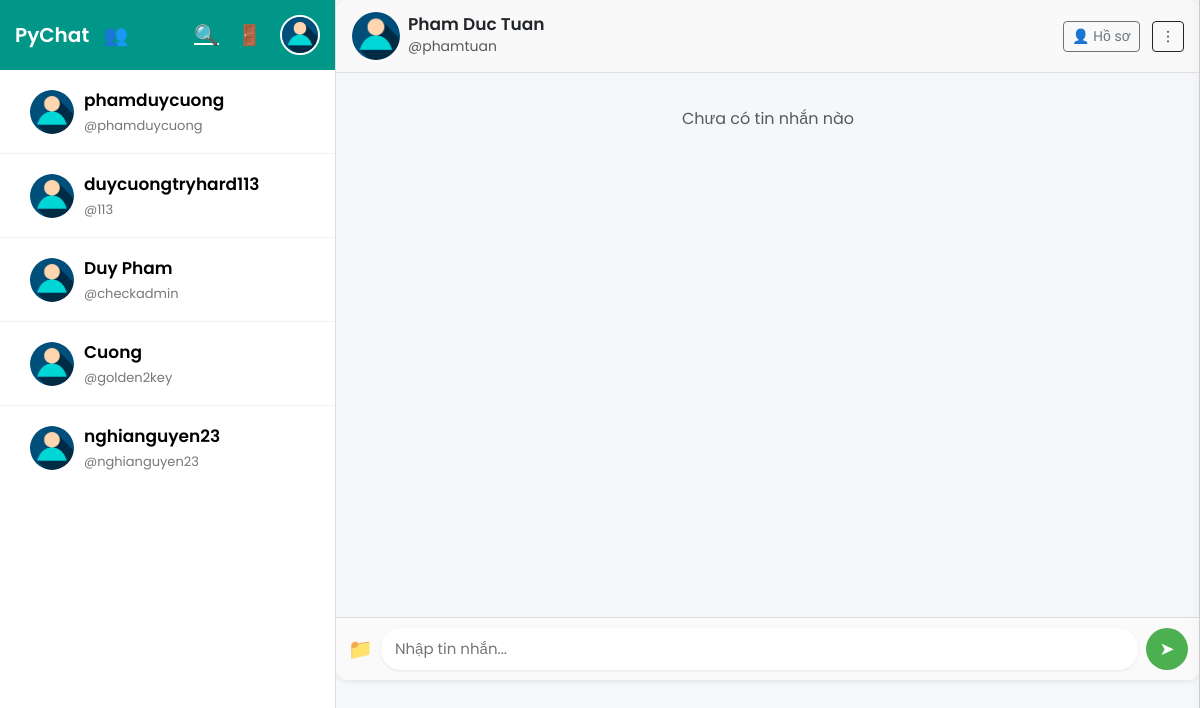
Screenshot of /chat/phamtuan/ (signed in) with the database file from the repository.
### chat/models.py (models this page shows, shortened)
class UserProfile(models.Model):
    user = models.OneToOneField(
        User,
        on_delete=models.CASCADE,
        related_name="profile",
        null=True, blank=True,  # ✅ cho phép tạm null để migrate an toàn
    )
    name = models.CharField(max_length=25)
    email = models.EmailField(unique=True)
    username = models.CharField(max_length=20, unique=True)
    bio = models.TextField(blank=True, null=True)
    avatar = models.ImageField(upload_to='avatars/', blank=True, null=True)

### chat/views.py (the view, shortened to what this page needs)
# urls.py: path("<str:username>/", views.chats, name="chat"),
@login_required
def chats(request, username):
    me = get_object_or_404(UserProfile, username=request.user.username)
    friend = get_object_or_404(UserProfile, username=username)
    friends = UserProfile.objects.exclude(username=me.username).all()
    for f in friends:
        last_msg_time = None
        last_msg_preview = ""
        sql_msg = Messages.objects.filter(
            Q(sender_name=me, receiver_name=f)
            | Q(sender_name=f, receiver_name=me)
        ).order_by("-timestamp").first()
        if sql_msg:
            last_msg_time = timezone.localtime(sql_msg.timestamp)
            last_msg_preview = sql_msg.description or ""
        try:
            msgs = get_messages(me.username, f.username)
        except Exception as e:
            print(f"⚠️ MongoDB error ({f.username}):", e)
        f.last_msg_preview = last_msg_preview or ""
        f.last_msg_time = last_msg_time or timezone.datetime(1970, 1, 1, tzinfo=timezone.utc)
    groups = GroupChat.objects.filter(members=me).prefetch_related("members")
    combined_list = list(friends) + list(groups)
    combined_list.sort(key=lambda x: getattr(x, "last_msg_time", timezone.datetime(1970, 1, 1, tzinfo=timezone.utc)), reverse=True)
    mongo_msgs = []
    try:
        mongo_msgs = get_messages(me.username, friend.username)
    except Exception as e:
        print(f"⚠️ Lỗi tải tin nhắn MongoDB: {e}")
    today = timezone.localtime().strftime("%d/%m/%Y")
    return render(request, "chat/chats.html", {
        "curr_user": me,
        "friend": friend,
        "messages": mongo_msgs,
        "combined_list": combined_list,
        "today": today,
    })

### chat/mongo_service.py (called while the page is built, shortened)
def get_messages(sender: str, receiver: str):
    if not messages_col:
        return []

### chat/templates/chat/chats.html (shortened to what this page needs)
{% extends "chat/Base.html" %}
{% load static %}
{% block content %}
<div class="chat-wrapper">
  <div class="chat-header d-flex justify-content-between align-items-center">
    <div class="d-flex align-items-center gap-2">
      <img src="{% if friend.profile_image %}{{ friend.profile_image.url }}{% else %}{% static 'images/user_image.jpg' %}{% endif %}"
           alt="avatar" class="avatar">
      <div class="friend-info">
        <h5 class="friend-name mb-0">{{ friend.name }}</h5>
        <small class="text-muted">@{{ friend.username }}</small>
      </div>
    </div>
    <div class="header-actions">
      <button id="profileBtn" class="btn btn-sm btn-outline-secondary">👤 Hồ sơ</button>
      <button id="menuToggle" class="btn btn-sm btn-outline-dark">⋮</button>
    </div>
  </div>
  <div id="board" class="chat-board">
    {% for m in messages %}
      {% ifchanged m.date_only %}
        <div class="date-separator">
          {% if m.date_only == today %}Hôm nay{% else %}{{ m.date_only }}{% endif %}
        </div>
      {% endifchanged %}
      <div class="msg {% if m.sender == curr_user.username %}msg-out{% else %}msg-in{% endif %}" id="msg-{{ m.id|default:'' }}">
        <div class="bubble">
          {% if m.file %}
            {% with f=m.file %}
              {% if ".jpg" in f.url or ".jpeg" in f.url or ".png" in f.url %}
                <img src="{{ f.url }}" alt="{{ f.name }}" class="chat-image" loading="lazy">
              {% elif ".pdf" in f.url %}
                <a href="{{ f.url }}" target="_blank" class="file-btn pdf">📕 {{ f.name }}</a>
              {% elif ".doc" in f.url or ".docx" in f.url %}
                <a href="{{ f.url }}" target="_blank" class="file-btn word">📄 {{ f.name }}</a>
              {% elif ".zip" in f.url or ".rar" in f.url %}
                <a href="{{ f.url }}" target="_blank" class="file-btn zip">🗜 {{ f.name }}</a>
              {% else %}
                <a href="{{ f.url }}" target="_blank" class="file-btn other">📁 {{ f.name }}</a>
              {% endif %}
            {% endwith %}
          {% endif %}
          {% if m.content %}<p>{{ m.content|escape }}</p>{% endif %}
          <span class="time">{{ m.timestamp }}</span>
        </div>
      </div>
    {% empty %}
      <p class="text-muted text-center mt-3">Chưa có tin nhắn nào</p>
    {% endfor %}
  </div>
  <form id="chat-box" class="chat-input" autocomplete="off" enctype="multipart/form-data">
    <label for="fileInput" class="file-upload">📁</label>
    <input type="text" id="msg_field" placeholder="Nhập tin nhắn...">
    <button type="submit" id="send_btn">➤</button>
  </form>
</div>
{% endblock content %}

### chat/templates/chat/Base.html (shortened to what this page needs)
{% load static %}
<!DOCTYPE html>
<html lang="vi">
<head>
  <link href="https://cdn.jsdelivr.net/npm/bootstrap@5.3.2/dist/css/bootstrap.min.css" rel="stylesheet">
</head>
<body>
  <div class="chat-container">
    <div class="sidebar">
      <div class="sidebar-header">
        <div class="d-flex align-items-center gap-2">
          <a href="{% url 'chat:index' %}" class="logo-link">PyChat</a>
          <button class="nav-btn" id="createGroupBtn" title="Tạo nhóm">👥</button>
        </div>
        <div class="header-actions">
          <a href="{% url 'chat:search' %}" class="nav-btn" title="Tìm kiếm bạn bè">🔍</a>
          {% if user.is_authenticated %}
          <form method="post" action="{% url 'logout' %}" style="margin:0;">
            <button type="submit" class="nav-btn" title="Đăng xuất">🚪</button>
          </form>
          {% else %}
          <a href="{% url 'login' %}" class="nav-btn">Login</a>
          <a href="/signup" class="nav-btn">Register</a>
          {% endif %}
          <a href="{% url 'chat:view_profile' username=request.user.username %}">
            <img src="{% static 'images/user_image.jpg' %}" class="avatar-sm" alt="Profile">
          </a>
        </div>
      </div>
      <ul class="friend-list list-group list-group-flush" id="combinedChatList">
        {% for item in combined_list %}
          {% if item.members %}
            <li class="list-group-item group-box" data-groupid="{{ item.id }}">
              <a href="{% url 'chat:group_chat' item.id %}">
                <img src="{% static 'images/group_icon.png' %}" alt="Group">
                <div class="d-flex flex-column">
                  <span class="friend-name">{{ item.name }}</span>
                  <span class="friend-username text-muted">{{ item.members.count }} thành viên</span>
                  {% if item.last_msg_time %}
                    <small class="text-muted">{{ item.last_msg_time|date:"H:i • d/m/Y" }}</small>
                  {% endif %}
                </div>
              </a>
            </li>
          {% else %}
            <li class="list-group-item friend-box" data-username="{{ item.username }}">
              <a href="{% url 'chat:chat' item.username %}">
                <img src="{% static 'images/user_image.jpg' %}" alt="Avatar">
                <div class="d-flex flex-column">
                  <span class="friend-name">{{ item.name }}</span>
                  <span class="friend-username">@{{ item.username }}</span>
                </div>
              </a>
            </li>
          {% endif %}
        {% endfor %}
      </ul>
    </div>
  <div class="chat-main">
    {% block content %}
    {% endblock %}
  </div>
</body>
</html>

### chat/templates/chat/Base.html (style rules this page uses)
* { box-sizing: border-box; }
body { margin: 0; font-family: 'Poppins', sans-serif; background: #f1f3f6; height: 100vh; overflow: hidden; }
.chat-container { display: flex; height: 100vh; width: 100%; }
.sidebar { width: 28%; min-width: 280px; background: #fff; border-right: 1px solid #ddd; display: flex; flex-direction: column; }
.sidebar-header { display: flex; justify-content: space-between; align-items: center; padding: 10px 16px; background: #009688; color: white; }
.logo-link { color: white; text-decoration: none; font-weight: 600; font-size: 20px; }
.header-actions { display: flex; align-items: center; gap: 12px; }
.nav-btn { color: white; background: transparent; border: none; font-size: 20px; cursor: pointer; transition: 0.2s; }
.avatar-sm { width: 40px; height: 40px; border-radius: 50%; object-fit: cover; cursor: pointer; border: 2px solid #fff; transition: 0.2s; }
.friend-list { flex: 1; overflow-y: auto; background: #fff; }
.friend-list li { border-bottom: 1px solid #f2f2f2; transition: background 0.2s; }
.friend-list a { display: flex; align-items: center; padding: 10px 14px; text-decoration: none; color: #000; }
.friend-list img { width: 44px; height: 44px; border-radius: 50%; margin-right: 10px; object-fit: cover; }
.friend-name { font-weight: 600; margin-bottom: 2px; }
.friend-username { font-size: 13px; color: #777; }
.chat-main { flex: 1; display: flex; flex-direction: column; background: #f7f8fa; overflow: hidden; }

### chat/templates/chat/chats.html (style rules this page uses)
.chat-wrapper { display:flex; flex-direction:column; height:85vh; background:#fff; border-radius:12px; box-shadow:0 1px 6px rgba(0,0,0,0.1); overflow:hidden; transition:margin-right .3s ease; }
.chat-header { padding:12px 16px; border-bottom:1px solid #e0e0e0; background:#f9f9f9; }
.avatar { width:48px; height:48px; border-radius:50%; object-fit:cover; }
.friend-name { font-weight:600; font-size:17px; }
.chat-board { flex:1; overflow-y:auto; background:#f5f7fa; padding:18px; scroll-behavior:smooth; }
.chat-input { display:flex; align-items:center; padding:10px 12px; border-top:1px solid #ddd; background:#fafafa; }
.chat-input input[type=text] { flex:1; border:none; background:#fff; border-radius:20px; padding:10px 14px; font-size:15px; outline:none; box-shadow:0 1px 3px rgba(0,0,0,0.08); }
.chat-input button { border:none; margin-left:8px; width:42px; height:42px; font-size:18px; border-radius:50%; background:#4caf50; color:white; cursor:pointer; transition:.2s; }
.file-upload { cursor:pointer; font-size:20px; margin-right:8px; }
.sidebar-header { display:flex; justify-content:space-between; align-items:center; padding:15px; background:#009688; color:white; }

### rows the page displays
UserProfile: name "phamduycuong", username "phamduycuong"
UserProfile: name "duycuongtryhard113", username "113"
UserProfile: name "Duy Pham", username "checkadmin"
UserProfile: name "Cuong", username "golden2key"
UserProfile: name "nghianguyen23", username "nghianguyen23"
UserProfile: name "Pham Duc Tuan", username "phamtuan"
